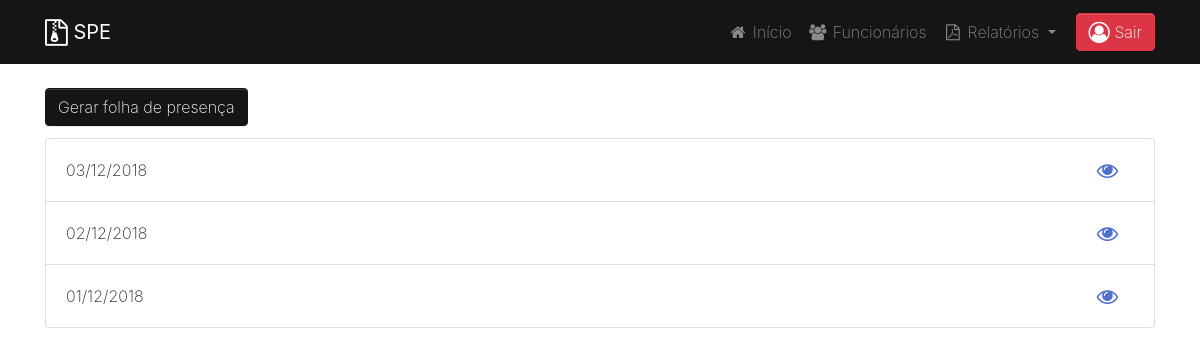
The page /Supervisor/inicio.php (signed in) on the database its author committed.
### tables this page shows
CREATE TABLE `folha` (
  `id_folha` int(11) NOT NULL,
  `data` varchar(10) NOT NULL,
  `fk_empresa_folha` int(11) NOT NULL
);

### Classes/DAO/SupervisorDAO.php (called while the page is built, shortened)
<?php
	require_once("..\Classes\Conexao.php");
	class SupervisorDAO {
		   function __construct() {
				$this->con = new Conexao();
				$this->pdo = $this->con->Connect();
			}
public function retornarFolha($id_empresa) {
				try {
					$stmt = $this->pdo->prepare("SELECT id_folha, data, fk_empresa_folha FROM folha WHERE fk_empresa_folha = '$id_empresa' order by id_folha DESC limit 4");
					$stmt->execute();
					return $stmt->fetchall(PDO::FETCH_ASSOC);
				} catch (PDOException $ex) {
					echo "ERRO 04: {$ex->getMessage()}";
				}
			}
	}
?>

### Classes/Conexao.php (called while the page is built, shortened)
<?php
class Conexao {
    public function Connect() {
	try{
        $this->user = "root";
        $this->pass = "1a2b3c4d5e6f@A";
        $this->host = "localhost";
        $this->base = "sistema_de_pontos";
        $parametros = array(PDO::MYSQL_ATTR_INIT_COMMAND => "SET NAMES UTF8");
        $this->file = "mysql:host=" . $this->host . ";dbname=" . $this->base;
        $this->pdo = new PDO($this->file, $this->user, $this->pass, $parametros);
        $this->pdo->setAttribute(PDO::ATTR_ERRMODE, PDO::ERRMODE_EXCEPTION);
        $this->pdo->setAttribute(PDO::ATTR_EMULATE_PREPARES, false);
        $this->pdo->setAttribute(PDO::ATTR_PERSISTENT, true);
        return $this->pdo;
		}catch(PDOException $ex){
		echo "Erro no sistema" . $ex->getMessage();
		}
    }
}
?>

### Supervisor/home.php (the view, shortened to what this page needs)
    <?php
      require_once("../Classes/DAO/SupervisorDAO.php");
      $supervisorDao = new SupervisorDAO();
    ?>
    <div class="container">
      <div class="row">
        <div class="col-md-12">
          <form method="post">
          <button class="btn btn-dark" type="submit" name="btnGerar">Gerar folha de presença</button>
        </form>
        </div>
        <div class="col-md-12 mt-2">
            <ul class="list-group">
<?php
  $id_empresa = $_SESSION['id_emp'];
  foreach($supervisorDao->retornarFolha($id_empresa) as $consulta ){
?>
              <li class="list-group-item d-flex justify-content-between align-items-center" > <?=$consulta["data"];?>
                <a href='?pagina=folha&cod=<?=$consulta["id_folha"];?>' class="btn " type="button">
                  <i class="fa fa-eye fa-fw fa-lg text-secondary" title="Vizualizar" ></i>
                </a>
              </li>
<?php
  }
?>
            </ul>
          </div>
      </div>
    </div>

### rows shown on the page
folha: data "03/12/2018"
folha: data "02/12/2018"
folha: data "01/12/2018"
